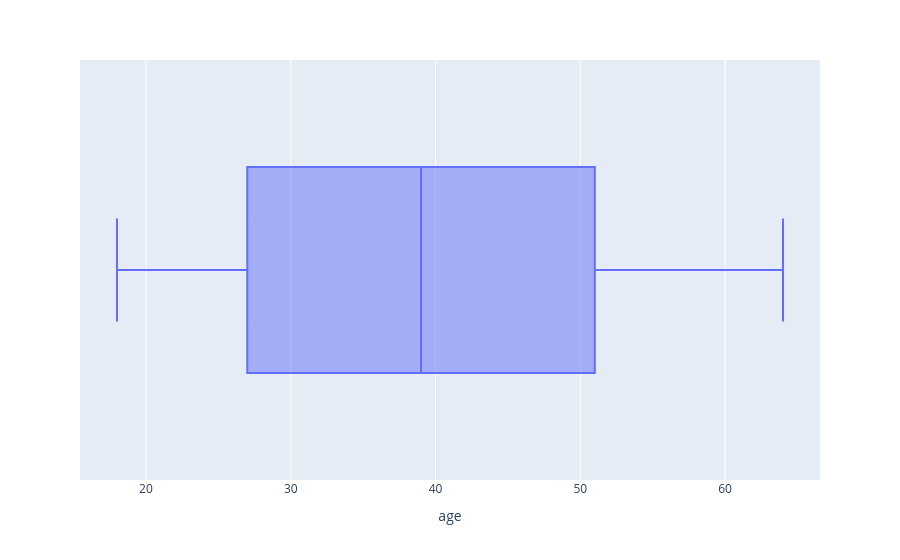

The notebook cell saved with this chart:
### Code cell
numeric_columns
for col in numeric_columns:
    fig = px.box(df, x=col)
    fig.show()

### Figure 1 — Plotly figure (JSON) as saved in the notebook; plotly's stock layout.template omitted (floating-point values rounded to 4 significant figures; data arrays with more than 128 entries replaced by an {"elided": "..."} marker saying what was removed)
{"data": [{"alignmentgroup": "True", "hovertemplate": "age=%{x}<extra></extra>", "legendgroup": "", "marker": {"color": "#636efa"}, "name": "", "notched": false, "offsetgroup": "", "orientation": "h", "showlegend": false, "type": "box", "x": {"elided": "1338 int values"}, "x0": " ", "xaxis": "x", "y0": " ", "yaxis": "y"}], "layout": {"boxmode": "group", "legend": {"tracegroupgap": 0}, "margin": {"t": 60}, "xaxis": {"anchor": "y", "domain": [0, 1], "title": {"text": "age"}}, "yaxis": {"anchor": "x", "domain": [0, 1]}}}
